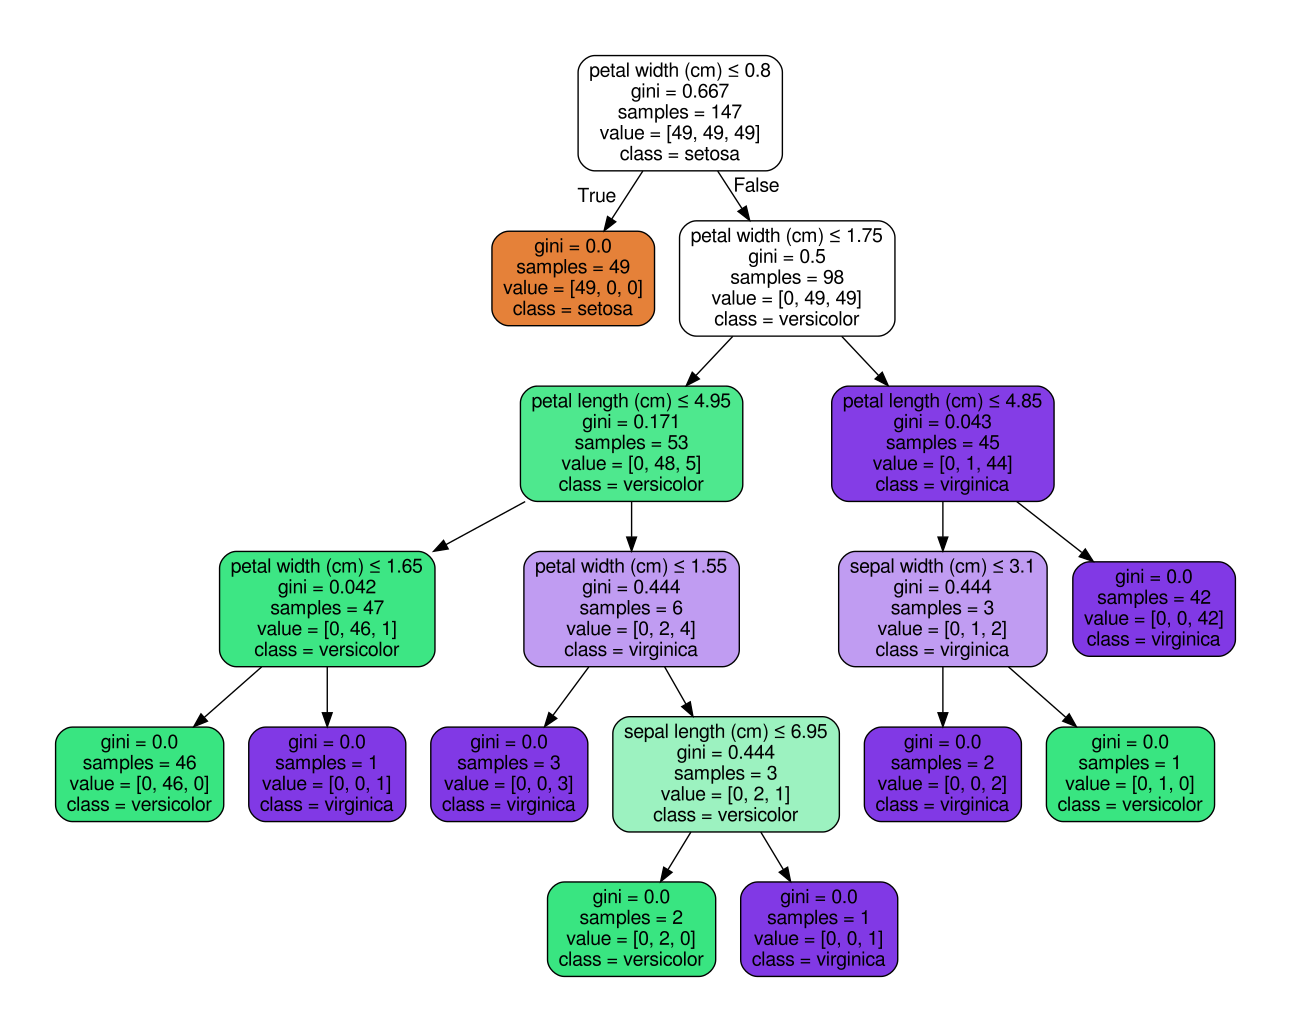

This chart was generated by the following Python code:
import numpy as np
from sklearn.datasets import load_iris
from sklearn import tree

iris = load_iris()
print iris.feature_names
print iris.target_names
print iris.data[0]
print iris.target[0]
for i in range(len(iris.target)):
    print "Example %d: label %s,features %s" %(i, iris.target[i], iris.data[i])
test_idx = [0,50,100]

#training data
train_target = np.delete(iris.target, test_idx)
train_data = np.delete(iris.data, test_idx,axis=0)

#testing data
test_target = iris.target[test_idx]
test_data = iris.data[test_idx]
clf = tree.DecisionTreeClassifier()
clf.fit(train_data, train_target)

print test_target

print clf.predict(test_data)

#viz code
from sklearn.externals.six import StringIO
import graphviz
dot_data = tree.export_graphviz(clf, out_file=None, 
                         feature_names=iris.feature_names,  
                         class_names=iris.target_names,  
                         filled=True, rounded=True,  
                         special_characters=True)
graph = graphviz.Source(dot_data)
graph.render("iris")

print test_data[1],test_target[1]
print iris.feature_names, iris.target_names
